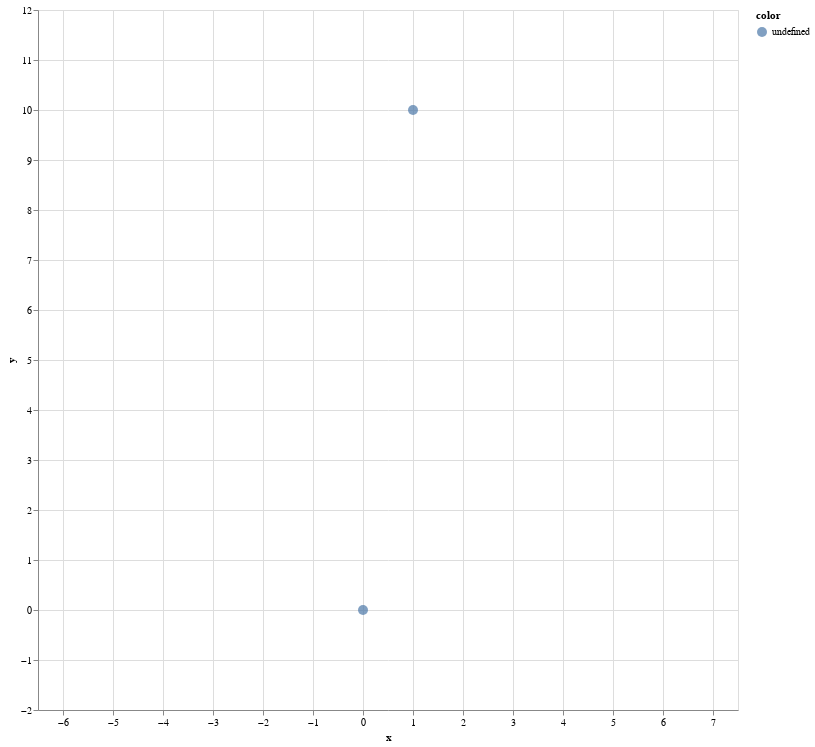

Notebook code for this chart:
### Code cell
spec = {
  'data': {'values': df.to_dict(orient='records')},
  'mark': {
      'type': 'point',
      'filled': True,
      'size': 100,
      'tooltip': {'content': 'data'}
  },
  'encoding': {
    'x': {'field': 'x', 'type': 'quantitative'},
    'y': {'field': 'y', 'type': 'quantitative'},
    'color': {'field': 'color'}
  }
}
same_xy_scaling(spec, df)
plot(spec)

### Figure 1 — Vega-Lite specification as saved in the notebook (floating-point values rounded to 4 significant figures)
{"config": {"view": {"continuousWidth": 300, "continuousHeight": 300}}, "data": {"name": "data-4779324c7917cff3153e20b1ea602881"}, "mark": {"type": "point", "filled": true, "size": 100, "tooltip": {"content": "data"}}, "encoding": {"color": {"field": "color"}, "x": {"field": "x", "scale": {"domain": [-6.5, 7.5]}, "type": "quantitative"}, "y": {"field": "y", "scale": {"domain": [-2.0, 12.0]}, "type": "quantitative"}}, "height": 700, "params": [{"name": "param_12", "select": {"type": "interval", "encodings": ["x", "y"]}, "bind": "scales"}], "width": 700, "$schema": "https://vega.github.io/schema/vega-lite/v5.json", "datasets": {"data-4779324c7917cff3153e20b1ea602881": [{"x": 0, "y": 0}, {"x": 1, "y": 10}]}}
